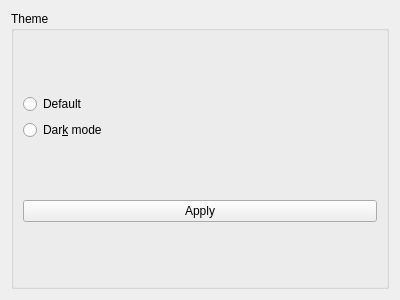
<?xml version="1.0" encoding="UTF-8"?>
<ui version="4.0">
 <class>From</class>
 <widget class="QWidget" name="From">
  <property name="geometry">
   <rect>
    <x>0</x>
    <y>0</y>
    <width>400</width>
    <height>300</height>
   </rect>
  </property>
  <property name="windowTitle">
   <string>Settings</string>
  </property>
  <layout class="QGridLayout" name="gridLayout_2">
   <item row="0" column="0">
    <layout class="QGridLayout" name="gridLayout">
     <item row="0" column="0">
      <widget class="QGroupBox" name="groupBox">
       <property name="title">
        <string>Theme</string>
       </property>
       <layout class="QGridLayout" name="gridLayout_4">
        <item row="0" column="0">
         <layout class="QHBoxLayout" name="horizontalLayout">
          <item>
           <layout class="QGridLayout" name="gridLayout_5">
            <item row="1" column="0">
             <widget class="QRadioButton" name="radDark">
              <property name="text">
               <string>Dar&amp;k mode</string>
              </property>
             </widget>
            </item>
            <item row="0" column="0">
             <widget class="QRadioButton" name="radDefault">
              <property name="text">
               <string>Default</string>
              </property>
             </widget>
            </item>
           </layout>
          </item>
         </layout>
        </item>
        <item row="1" column="0">
         <widget class="QPushButton" name="btnApply">
          <property name="text">
           <string>Apply</string>
          </property>
         </widget>
        </item>
       </layout>
      </widget>
     </item>
    </layout>
   </item>
  </layout>
 </widget>
 <resources/>
 <connections/>
</ui>
